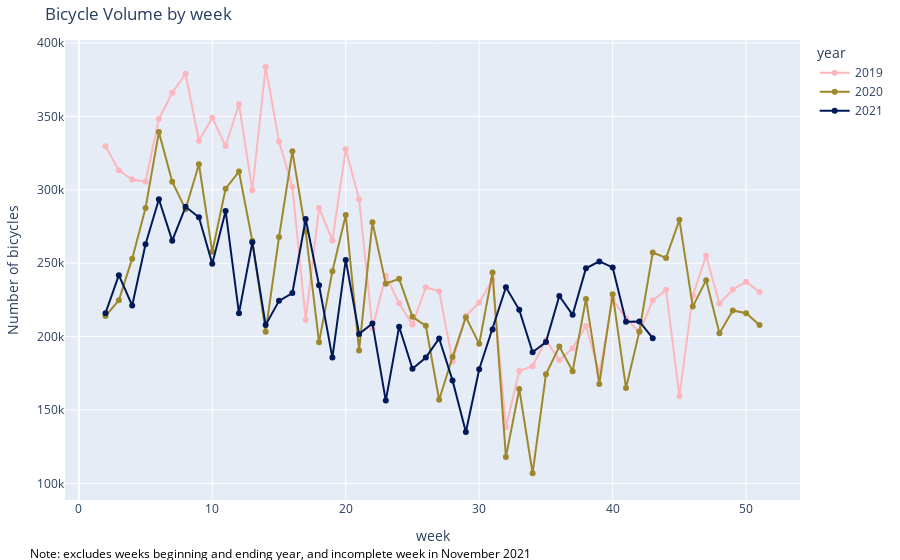

Write notebook code for a chart like this one.
### Code cell
#df['m'] = df['month_year'].dt.strftime('%Y-%m')
df_volume = df.groupby(['year','week'])['VEHICLE'].sum().reset_index()

df_volume = df_volume.rename(columns={"VEHICLE":"Number of bicycles"})
df_volume['year_week'] = df_volume.apply(lambda x: f'{x["year"]}-{x["week"]}',axis=1)

# plotting for 2019, 2020, 2021, and 
# excluding terminal weeks (cause issues w/ year identification) and 
# incomplete sensor week in 2021
fig = px.line(df_volume.query('(year>2018)&(week>1)&(year_week!="2021-44")&(week<52)'), 
             x='week',
             y='Number of bicycles', 
             color='year',
             #height=800, width=800,
             markers = True,
             title="Bicycle Volume by week",
             color_discrete_sequence=[batlow10[8],batlow10[5],batlow10[0]],
              render_mode="SVG")

#fig.add_annotation(x= '1 Sep, 2020', y=60,
#           text="Text annotation with arrow",
#           showarrow=True,
#           arrowhead=1)

##fig.update_xaxes(
#    rangeslider_visible=True,
#    rangeselector=dict(
#        buttons=list([
#            dict(count=1, label="1m", step="month", stepmode="backward"),
#            dict(count=6, label="6m", step="month", stepmode="backward"),
#            dict(count=1, label="YTD", step="year", stepmode="todate"),
#            dict(count=1, label="1y", step="year", stepmode="backward"),
#            dict(step="all")
#        ])
#    )
#)
fig.update_traces(connectgaps=False)
# make space for explanation / annotation
fig.update_layout(margin=dict(l=20, r=20, t=40, b=60),paper_bgcolor="white")

# add annotation
fig.add_annotation(dict(font=dict(color='black',size=12),
                                        x=-0.05,
                                        y=-0.14,
                                        showarrow=False,
                                        text="Note: excludes weeks beginning and ending year, and incomplete week in November 2021",
                                        textangle=0,
                                        xanchor='left',
                                        xref="paper",
                                        yref="paper"))
fig.show()
#fig.write_html('test.html')

### Figure 1 — Plotly figure (JSON) as saved in the notebook; plotly's stock layout.template omitted (floating-point values rounded to 4 significant figures)
{"data": [{"connectgaps": false, "hovertemplate": "year=2019<br>week=%{x}<br>Number of bicycles=%{y}<extra></extra>", "legendgroup": "2019", "line": {"color": "#FDB7BC", "dash": "solid"}, "marker": {"symbol": "circle"}, "mode": "markers+lines", "name": "2019", "orientation": "v", "showlegend": true, "type": "scatter", "x": [2, 3, 4, 5, 6, 7, 8, 9, 10, 11, 12, 13, 14, 15, 16, 17, 18, 19, 20, 21, 22, 23, 24, 25, 26, 27, 28, 29, 30, 31, 32, 33, 34, 35, 36, 37, 38, 39, 40, 41, 42, 43, 44, 45, 46, 47, 48, 49, 50, 51], "xaxis": "x", "y": [329752, 313271, 306976, 305633, 348221, 366151, 379093, 333476, 349087, 329881, 358340, 299718, 383880, 332885, 302074, 211518, 287632, 265543, 327666, 293615, 205741, 241504, 222655, 208244, 233663, 230828, 183064, 214030, 223186, 238539, 138246, 176515, 179752, 197630, 184078, 191993, 207185, 175225, 225400, 212422, 202983, 224539, 231882, 159311, 227863, 255036, 222346, 232112, 237336, 230316], "yaxis": "y"}, {"connectgaps": false, "hovertemplate": "year=2020<br>week=%{x}<br>Number of bicycles=%{y}<extra></extra>", "legendgroup": "2020", "line": {"color": "#9D892B", "dash": "solid"}, "marker": {"symbol": "circle"}, "mode": "markers+lines", "name": "2020", "orientation": "v", "showlegend": true, "type": "scatter", "x": [2, 3, 4, 5, 6, 7, 8, 9, 10, 11, 12, 13, 14, 15, 16, 17, 18, 19, 20, 21, 22, 23, 24, 25, 26, 27, 28, 29, 30, 31, 32, 33, 34, 35, 36, 37, 38, 39, 40, 41, 42, 43, 44, 45, 46, 47, 48, 49, 50, 51], "xaxis": "x", "y": [214016, 224689, 253115, 287663, 339335, 305588, 286727, 317433, 257785, 300762, 312456, 265194, 203312, 267829, 326235, 271566, 196148, 244507, 282887, 190569, 277959, 236019, 239345, 213439, 207348, 156974, 186047, 213247, 195060, 243670, 117871, 164323, 106872, 174276, 193180, 176453, 225660, 167740, 228909, 164945, 203527, 257299, 253632, 279565, 220452, 238473, 202248, 217841, 215931, 207859], "yaxis": "y"}, {"connectgaps": false, "hovertemplate": "year=2021<br>week=%{x}<br>Number of bicycles=%{y}<extra></extra>", "legendgroup": "2021", "line": {"color": "#011959", "dash": "solid"}, "marker": {"symbol": "circle"}, "mode": "markers+lines", "name": "2021", "orientation": "v", "showlegend": true, "type": "scatter", "x": [2, 3, 4, 5, 6, 7, 8, 9, 10, 11, 12, 13, 14, 15, 16, 17, 18, 19, 20, 21, 22, 23, 24, 25, 26, 27, 28, 29, 30, 31, 32, 33, 34, 35, 36, 37, 38, 39, 40, 41, 42, 43], "xaxis": "x", "y": [215948, 241866, 221171, 262934, 293555, 265361, 288459, 281268, 249641, 285659, 215885, 264237, 207862, 224351, 229682, 280119, 234994, 185692, 252247, 201773, 208999, 156408, 206748, 178039, 185690, 198735, 170141, 134943, 177713, 204856, 233583, 218231, 189364, 196275, 227665, 214824, 246532, 251195, 247151, 210078, 210317, 198916], "yaxis": "y"}], "layout": {"annotations": [{"font": {"color": "black", "size": 12}, "showarrow": false, "text": "Note: excludes weeks beginning and ending year, and incomplete week in November 2021", "textangle": 0, "x": -0.05, "xanchor": "left", "xref": "paper", "y": -0.14, "yref": "paper"}], "legend": {"title": {"text": "year"}, "tracegroupgap": 0}, "margin": {"b": 60, "l": 20, "r": 20, "t": 40}, "paper_bgcolor": "white", "title": {"text": "Bicycle Volume by week"}, "xaxis": {"anchor": "y", "domain": [0, 1], "title": {"text": "week"}}, "yaxis": {"anchor": "x", "domain": [0, 1], "title": {"text": "Number of bicycles"}}}}
